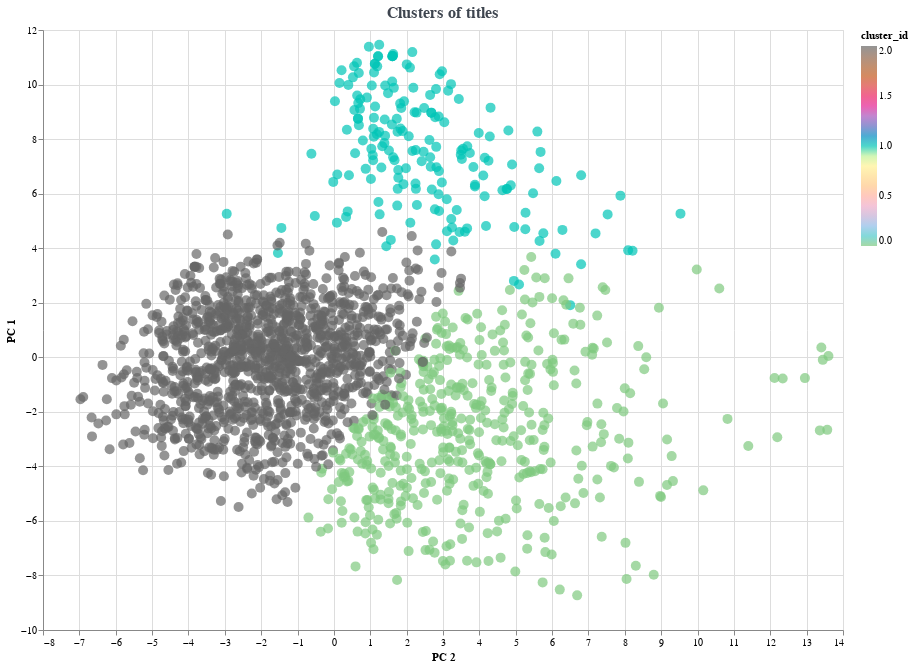

The cell this chart's notebook holds for it:
### Code cell
height=600
    width=800
    # Create scatter plot to display death and confirmed cases by countries
    tscat=alt.Chart(df_tk).mark_circle(size=100).encode(
        y=alt.Y("principal component 1", axis=alt.Axis(format='f', title='PC 1')),
        x=alt.X("principal component 2",axis=alt.Axis(format='f', title='PC 2')),
        #color=alt.condition(select_country,alt.value("red"),alt.value("#66B2FF")),
        color=alt.Color('cluster_id', scale=alt.Scale(scheme='accent')),
        tooltip=["titles"]
    ).properties(
        height=height, width=width,
        title = alt.TitleParams(text = 'Clusters of titles',
                                anchor='middle',
                                font = 'Ubuntu Mono', 
                                fontSize = 16, 
                                color = '#3E454F', 
                                )
    )
    tscat

### Figure 1 — Vega-Lite specification as saved in the notebook (floating-point values rounded to 4 significant figures; data arrays with more than 128 entries replaced by an {"elided": "..."} marker saying what was removed)
{"config": {"view": {"continuousWidth": 400, "continuousHeight": 300}}, "data": {"name": "data-31b627c0d7a39b4bd39de358986a58e3"}, "mark": {"type": "circle", "size": 100}, "encoding": {"color": {"type": "quantitative", "field": "cluster_id", "scale": {"scheme": "accent"}}, "tooltip": [{"type": "nominal", "field": "titles"}], "x": {"type": "quantitative", "axis": {"format": "f", "title": "PC 2"}, "field": "principal component 2"}, "y": {"type": "quantitative", "axis": {"format": "f", "title": "PC 1"}, "field": "principal component 1"}}, "height": 600, "title": {"text": "Clusters of titles", "anchor": "middle", "color": "#3E454F", "font": "Ubuntu Mono", "fontSize": 16}, "width": 800, "$schema": "https://vega.github.io/schema/vega-lite/v4.8.1.json", "datasets": {"data-31b627c0d7a39b4bd39de358986a58e3": {"elided": "1891 records"}}}
